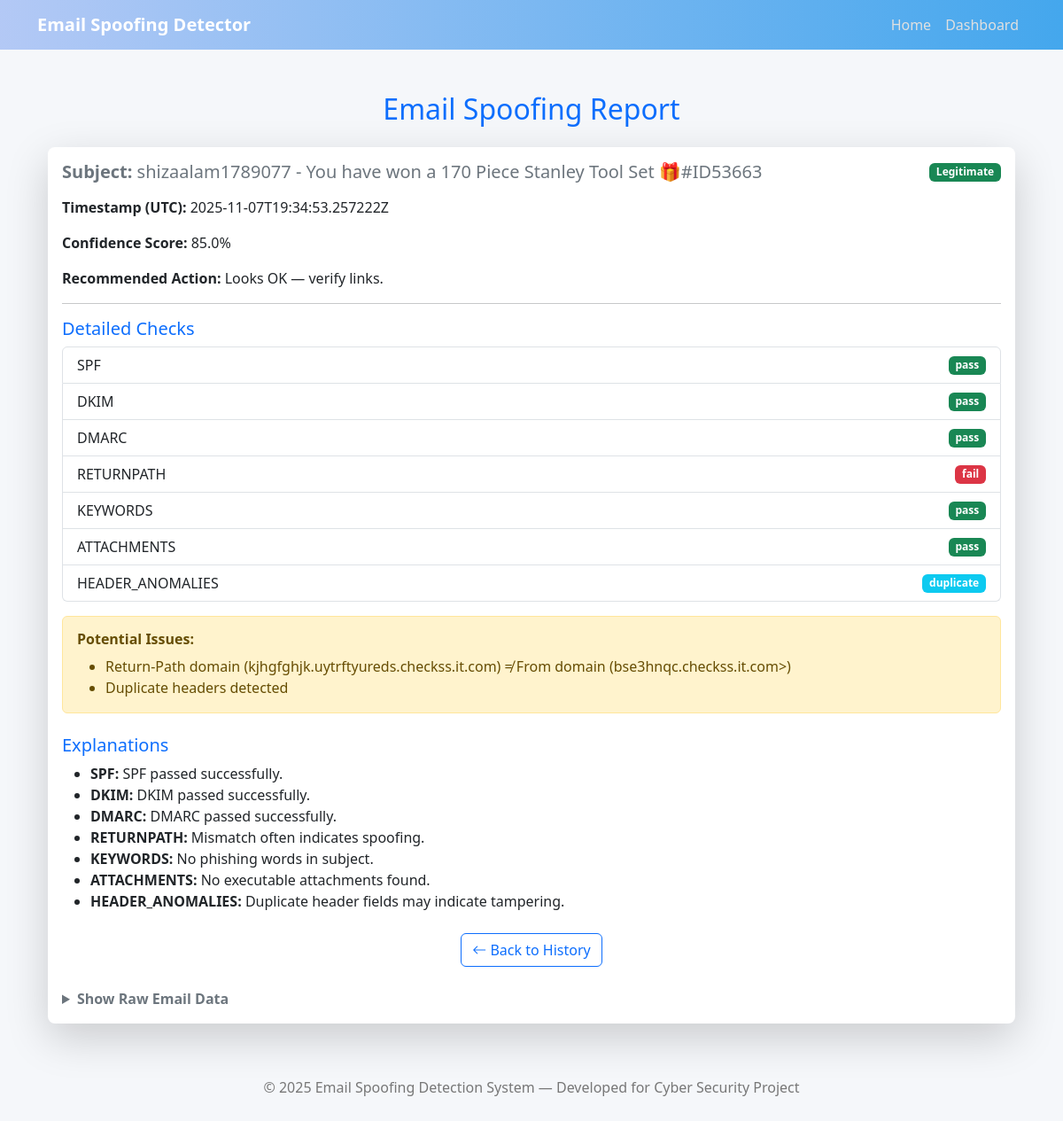
Page /report/25 on the committed database.
### tables this page shows
CREATE TABLE reports (
        id INTEGER PRIMARY KEY AUTOINCREMENT,
        timestamp TEXT,
        subject TEXT,
        verdict TEXT,
        score REAL,
        summary TEXT,
        data TEXT
    );

### app.py (the view)
@app.route('/report/<int:rid>')
def view_report(rid):
    conn = sqlite3.connect(DB_PATH)
    c = conn.cursor()
    c.execute('SELECT data FROM reports WHERE id=?', (rid,))
    row = c.fetchone()
    conn.close()
    if not row:
        abort(404)
    payload = json.loads(row[0])
    headers = payload.get('headers', {})
    analysis = payload.get('analysis', {})
    score = payload.get('score', 0)
    verdict = payload.get('verdict', '')
    action = payload.get('action', '')
    raw = payload.get('raw', '')
    ts = payload.get('timestamp', '')
    return render_template('report.html', id=rid, headers=headers, analysis=analysis,
                           score=score, verdict=verdict, action=action, raw=raw, timestamp=ts)

### templates/report.html (shortened to what this page needs)
{% extends "base.html" %}
{% block content %}
<div class="container mt-5">
    <h2 class="text-center text-primary mb-4"> Email Spoofing Report</h2>
    <div class="card shadow-lg border-0 rounded-3">
        <div class="card-body">
            <div class="d-flex justify-content-between align-items-center mb-3">
                <h5 class="text-secondary mb-0">
                    <strong>Subject:</strong> {{ headers.get('Subject', '-') }}
                </h5>
                <span class="badge
                    {% if verdict == 'Legitimate' %}bg-success
                    {% elif verdict == 'Possibly spoofed' %}bg-warning text-dark
                    {% else %}bg-danger{% endif %}">
                    {{ verdict }}
                </span>
            </div>
            <p><strong>Timestamp (UTC):</strong> {{ timestamp }}</p>
            <p><strong>Confidence Score:</strong> {{ score }}%</p>
            <p><strong>Recommended Action:</strong> {{ action }}</p>
            <hr>
            <h5 class="text-primary mt-3">Detailed Checks</h5>
            <ul class="list-group mb-3">
                {% for key, value in analysis.checks.items() %}
                <li class="list-group-item d-flex justify-content-between align-items-center">
                    {{ key.upper() }}
                    <span class="badge
                        {% if value == 'pass' %}bg-success
                        {% elif value == 'fail' %}bg-danger
                        {% elif value == 'neutral' %}bg-secondary
                        {% else %}bg-info{% endif %}">
                        {{ value }}
                    </span>
                </li>
                {% endfor %}
            </ul>
            {% if analysis.reasons %}
            <div class="alert alert-warning">
                <h6 class="fw-bold mb-2">Potential Issues:</h6>
                <ul class="mb-0">
                    {% for reason in analysis.reasons %}
                    <li>{{ reason }}</li>
                    {% endfor %}
                </ul>
            </div>
            {% endif %}
            {% if analysis.explanations %}
            <h5 class="text-primary mt-4">Explanations</h5>
            <ul>
                {% for k, v in analysis.explanations.items() %}
                <li><strong>{{ k.upper() }}:</strong> {{ v }}</li>
                {% endfor %}
            </ul>
            {% endif %}
            <div class="mt-4 text-center">
                <a href="{{ url_for('reports_list') }}" class="btn btn-outline-primary">
                    <i class="bi bi-arrow-left"></i> Back to History
                </a>
            </div>
            <details class="mt-4">
                <summary class="fw-bold text-secondary cursor-pointer">Show Raw Email Data</summary>
            </details>
        </div>
    </div>
</div>
{% endblock %}

### templates/base.html (style rules this page uses)
body { background-color: #f5f7fa; font-family: "Segoe UI", sans-serif; }

### rows in the picture
reports: get "shizaalam1789077 - You have won a 170 Piece Stanley Tool Set 🎁#ID53663", verdict "Legitimate"

### other values in the picture
{{ timestamp }} "2025-11-07T19:34:53.257222Z"
{{ score }} "85.0"
{{ action }} "Looks OK — verify links."
{{ key.upper() }} "SPF" "DKIM" "DMARC" "RETURNPATH" "KEYWORDS" "ATTACHMENTS" "HEADER_ANOMALIES"
{{ value }} "pass" "pass" "pass" "fail" "pass" "pass" "duplicate"
{{ reason }} "Return-Path domain (kjhgfghjk.uytrftyureds.checkss.it.com) ≠ From domain (bse3hnqc.checkss.it.com>)" "Duplicate headers detected"
{{ k.upper() }} "SPF" "DKIM" "DMARC" "RETURNPATH" "KEYWORDS" "ATTACHMENTS" "HEADER_ANOMALIES"
{{ v }} "SPF passed successfully." "DKIM passed successfully." "DMARC passed successfully." "Mismatch often indicates spoofing." "No phishing words in subject." "No executable attachments found." "Duplicate header fields may indicate tampering."
